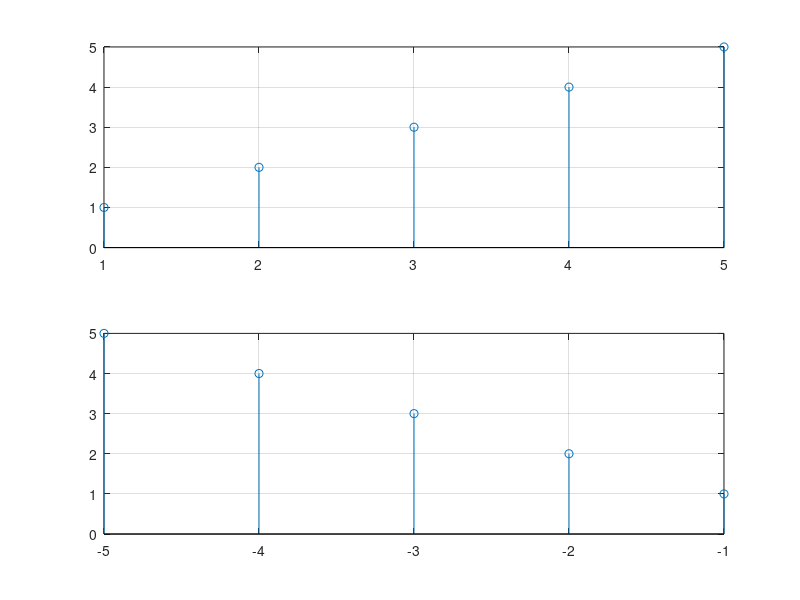

Source code (MATLAB):
close all;
clear;
clc;
x=[1 2 3 4 5];
y=[1 2 3 4 5];
x1=-fliplr(x);
y1=fliplr(y);

subplot(2,1,1);
stem(x,y);
grid on;

subplot(2,1,2);
stem(x1,y1);
grid on;